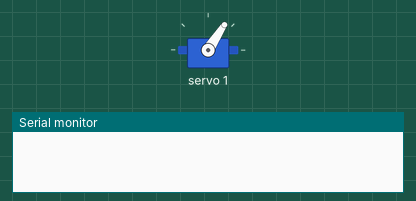
Bench run of a sketch on a simulated Arduino Uno, built with avr-gcc and run on an emulated ATmega328P. On the bench: servo, the last lines printed to the serial monitor.

Above: at 0.1 s.
At 3.4 s:
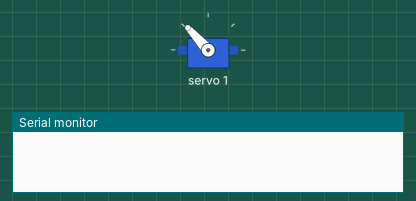
At 6.7 s:
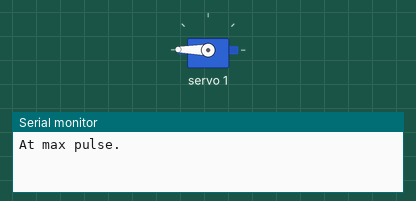
At 13.3 s:
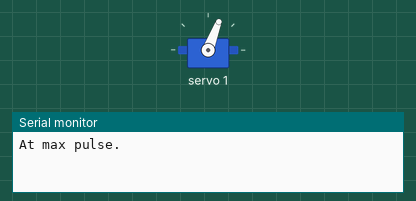
Timing chart, 0 to 21.9 s (numbered marks = the images above):
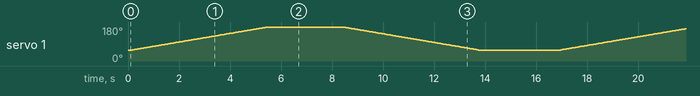

The sketch:

servo_calib.ino
```cpp
#include <Wire.h>
#include <Adafruit_PWMServoDriver.h>

#define SERVO_FREQ 50

Adafruit_PWMServoDriver pwm = Adafruit_PWMServoDriver();

struct ServoMotor {
  int pin;
  int minpulse;
  int maxpulse;
  int defaultPosition;
  int currentPosition;
  int targetPosition;
  int potVal;
  int potMax;
  int potMin;
  const int potPin;
};


//array of servos for each joint
ServoMotor armServos[5] = {
  { 0, 420, 135, 180, 0, 0, 0, 4000, 800, 14 },
  { 1, 230, 490, 90, 0, 0, 0, 450, 3350, 27 },
  { 2, 100, 490, 90, 0, 0, 0, 3250, 420, 26 },
  { 3, 120, 510, 90, 0, 0, 0, 3200, 375, 25 },
  { 4, 200, 400, 0, 0, 0, 0, 0, 0, 0 },
};

void setup() {

  //start serial
  Serial.begin(115200);
  Serial.setTimeout(50);
  pwm.begin();
  pwm.setOscillatorFrequency(27000000);
  pwm.setPWMFreq(SERVO_FREQ);
  //start-up delay
  delay(50);
}

//change the servo number to sweep
void loop (){
  for(int i = armServos[1].minpulse; i < armServos[1].maxpulse; i++){
      pwm.setPWM(armServos[1].pin, 0, i);
      delay(20);
  }
  Serial.println("At max pulse.");
  delay(3000);

  for(int i = armServos[1].maxpulse; i > armServos[1].minpulse; i--){
      pwm.setPWM(armServos[1].pin, 0, i);
      delay(20);
  }
  Serial.println("At min pulse.");
  delay(3000);
}
```
